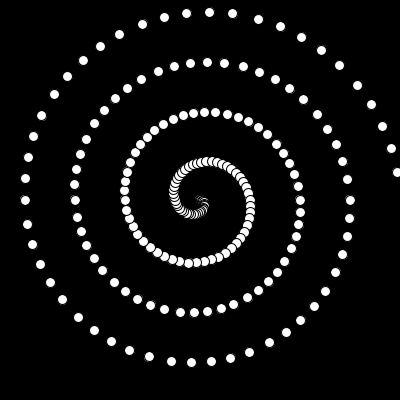
Frame 1 (no input)
Frame 60 (the mouse pressed at the canvas centre just before this capture): identical to frame 1, image omitted
Frame 120 (the mouse held since frame 60 and released just before this capture): identical to frame 1, image omitted

The Processing sketch that drew this single still picture (run headless with seeded random() and noise(); from frame 60 on, the mouse is pressed at the canvas centre):

// Processing sketch: ejemploEspiral
// ── ejemploEspiral.pde
//Ejemplo de construcción de un espiral.
//tallerProcessing
//https://github.com/gcorallo/tallerProcessing

//declaración de variables.
float radioX;
float radioY;
float incX;
float incY;
int centroX;
int centroY;
float xPos;
float yPos;
int pasos;
int vueltas;
void setup() {
  size(400, 400);
  
  //inicialización de variables
  centroX=width/2;
  centroY=height/2;
  radioX=0;
  radioY=0;
  pasos=200;
  vueltas=4;
  incX=1;
  incY=1;
}

void draw() {
  background(0);
  //re-inicialización de los radios.
  radioX=0;
  radioY=0;
  for (int i=0; i<pasos; i++) {
    //cálculo del ángulo
    float ang=radians(i*360*vueltas/pasos);  
    //cálculo de posiciones y dibujo
    xPos=centroX+cos(ang)*radioX;
    yPos=centroY+sin(ang)*radioY;
    ellipse(xPos, yPos, 10, 10);
    
    //incremento del radio
    radioX+=incX;
    radioY+=incY;
  }
}
